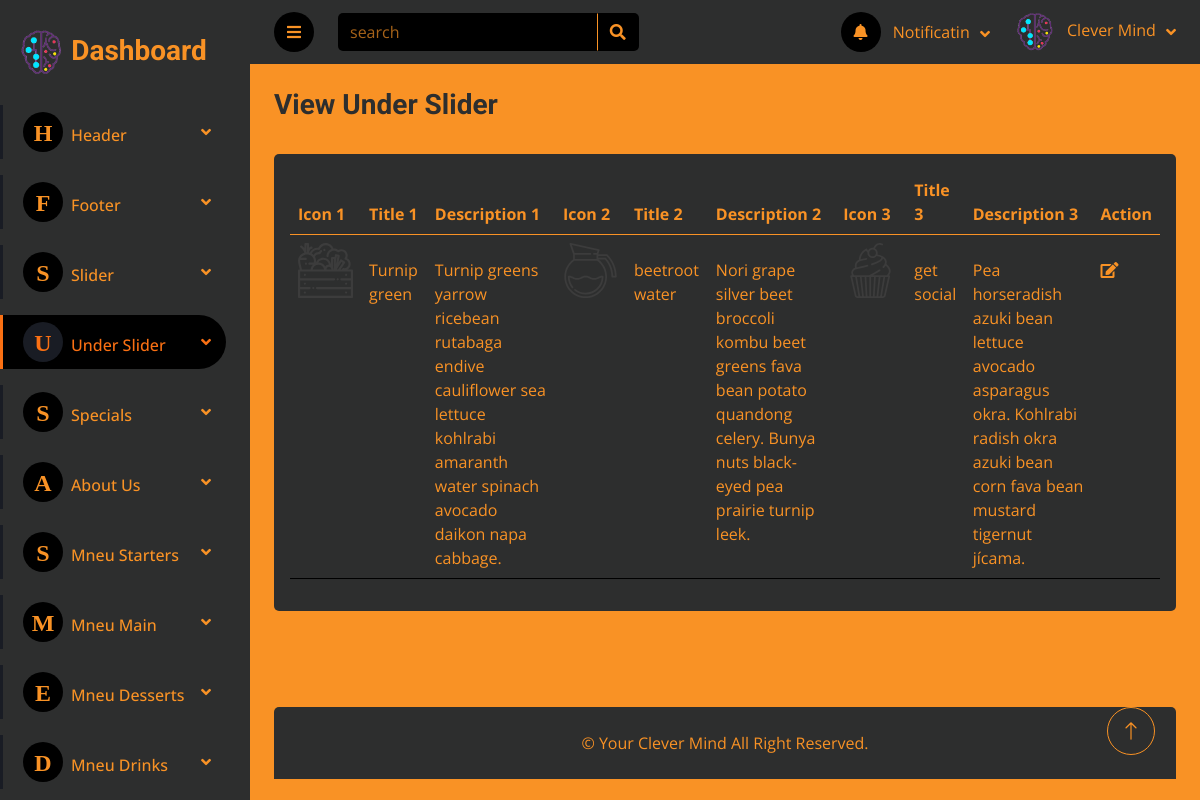
The page /Dashboard/view_under_slider.php on the database its author committed.
### tables this page shows
CREATE TABLE `under_slider` (
  `id_under` int(11) NOT NULL,
  `img_under1` text NOT NULL,
  `title_under1` varchar(200) NOT NULL,
  `description_under1` varchar(500) NOT NULL,
  `img_under2` text NOT NULL,
  `title_under2` varchar(200) NOT NULL,
  `description_under2` varchar(500) NOT NULL,
  `img_under3` text NOT NULL,
  `title_under3` varchar(200) NOT NULL,
  `description_under3` varchar(500) NOT NULL
);

### Dashboard/view_under_slider.php (the view, shortened to what this page needs)
<?php
include "inc/header.php";
?>
                <div class="navbar-nav nv w-100">
                    <div class="nav-item dropdown mb-3">
                        <a href="#" class="nav-link dropdown-toggle" data-bs-toggle="dropdown"><i class="fa me-2"><span style="font-size: 24px;">H</span></i>Header</a>
                    </div>
                    <div class="nav-item dropdown mb-3">
                        <a href="#" class="nav-link dropdown-toggle" data-bs-toggle="dropdown"><i class="fa me-2"><span style="font-size: 24px;">F</span></i>Footer</a>
                    </div>
                    <div class="nav-item dropdown mb-3">
                        <a href="#" class="nav-link dropdown-toggle" data-bs-toggle="dropdown"><i class="fa me-2"><span style="font-size: 24px;">S</span></i>Slider</a>
                    </div>
                    <div class="nav-item dropdown mb-3">
                        <a href="#" class="nav-link dropdown-toggle active" data-bs-toggle="dropdown"><i class="fa me-2"><span style="font-size: 24px;">U</span></i>Under Slider</a>
                    </div>
                    <div class="nav-item dropdown mb-3">
                        <a href="#" class="nav-link dropdown-toggle" data-bs-toggle="dropdown"><i class="fa me-2"><span style="font-size: 24px;">S</span></i>Specials</a>
                    </div>
                    <div class="nav-item dropdown mb-3">
                        <a href="#" class="nav-link dropdown-toggle" data-bs-toggle="dropdown"><i class="fa me-2"><span style="font-size: 24px;">A</span></i>About Us</a>
                    </div>
                    <div class="nav-item dropdown mb-3">
                        <a href="#" class="nav-link dropdown-toggle" data-bs-toggle="dropdown"><i class="fa me-2"><span style="font-size: 24px;">S</span></i>Mneu Starters</a>
                    </div>
                    <div class="nav-item dropdown mb-3">
                        <a href="#" class="nav-link dropdown-toggle" data-bs-toggle="dropdown"><i class="fa me-2"><span style="font-size: 24px;">M</span></i>Mneu Main</a>
                    </div>
                    <div class="nav-item dropdown mb-3">
                        <a href="#" class="nav-link dropdown-toggle" data-bs-toggle="dropdown"><i class="fa me-2"><span style="font-size: 24px;">E</span></i>Mneu Desserts</a>
                    </div>
                    <div class="nav-item dropdown mb-3">
                        <a href="#" class="nav-link dropdown-toggle" data-bs-toggle="dropdown"><i class="fa me-2"><span style="font-size: 24px;">D</span></i>Mneu Drinks</a>
                    </div>
                </div>
            </nav>
        </div>
        <div class="content">
            <?php
            include "inc/navbar.php";
           ?>
            <div class="container-fluid pt-4 px-4">
                <div class="row g-4">
                        <div class="col-sm-6 col-xl-6">
                            <h3 class="text-secondary alert-link">View Under Slider</h3>
                        </div>
                    </div>
                <div class="row mt-4">
                    <div class="col-sm-12 col-xl-12">
                        <div class="bg-secondary rounded table-responsive cust-secroll h-100 p-3">
                            <table class="table table-hover">
                                <thead>
                                    <tr>
                                        <th scope="col">Icon 1</th>
                                        <th scope="col">Title 1</th>
                                        <th scope="col">Description 1</th>
                                        <th scope="col">Icon 2</th>
                                        <th scope="col">Title 2</th>
                                        <th scope="col">Description 2</th>
                                        <th scope="col">Icon 3</th>
                                        <th scope="col">Title 3</th>
                                        <th scope="col">Description 3</th>
                                        <th scope="col">Action</th>
                                    </tr>
                                </thead>
                                <tbody>
                                    <?php
                                        $select="SELECT * FROM `under_slider`";
                                        $query=mysqli_query($conn , $select);
                                        while($row=mysqli_fetch_assoc($query)):
                                    ?>
                                        <tr>
                                            <td>
                                                <img src="Upload/<?php echo htmlspecialchars($row['img_under1']) ; ?>" title="<?php echo htmlspecialchars($row['img_under1']) ; ?>" style="width: 55px ; height:55px ;">
                                            </td>
                                            <td style="padding-top: 23px;"><?php echo htmlspecialchars($row['title_under1']) ; ?></td>
                                            <td style="padding-top: 23px;"><?php echo htmlspecialchars($row['description_under1']) ; ?></td>
                                            <td>
                                                <img src="Upload/<?php echo htmlspecialchars($row['img_under2']) ; ?>" title="<?php echo htmlspecialchars($row['img_under2']) ; ?>" style="width: 55px ; height:55px ;">
                                            </td>
                                            <td style="padding-top: 23px;"><?php echo htmlspecialchars($row['title_under2']) ; ?></td>
                                            <td style="padding-top: 23px;"><?php echo htmlspecialchars($row['description_under2']) ; ?></td>
                                            <td>
                                                <img src="Upload/<?php echo htmlspecialchars($row['img_under3']) ; ?>" title="<?php echo htmlspecialchars($row['img_under3']) ; ?>" style="width: 55px ; height:55px ;">
                                            </td>
                                            <td style="padding-top: 23px;"><?php echo htmlspecialchars($row['title_under3']) ; ?></td>
                                            <td style="padding-top: 23px;"><?php echo htmlspecialchars($row['description_under3']) ; ?></td>
                                            <td style="padding-top: 23px;">
                                                <a href="add_under_slider.php?edit_under=<?php echo $row['id_under']; ?>" ><i class="fa fa-edit" title="edit"></i></a>
                                            </td>
                                        </tr>
                                    <?php endwhile; ?>
                                </tbody>
                            </table>
                        </div>
                    </div>
                </div>
                <br><br><br>
            </div>
<?php
    include "inc/footer.php";
?>

### Dashboard/css/style.css (style rules this page uses)
:root { --primary: #EB1616; --secondary: #191C24; --dark: #000000; --black-b: #2d2e2e ; --orange : #F99225 ; --place : #f99325ab; --thumb : #836b545e; --orange-h: rgb(250, 112, 19) ; }
.content { margin-left: 250px; min-height: 100vh; background: var(--orange); transition: 0.5s; }
@media (min-width: 992px) { .content { width: calc(100% - 250px); } }
.sidebar .navbar .navbar-nav .nav-link { padding: 7px 20px; color: var(--orange); font-weight: 500; border-left: 3px solid var(--secondary); border-radius: 0 30px 30px 0; outline: none; }
.sidebar .navbar .navbar-nav .nav-link:hover, .sidebar .navbar .navbar-nav .nav-link.active { color: var(--orange-h); background: var(--dark); border-color: var(--orange-h); }
.sidebar .navbar .navbar-nav .nav-link i { width: 40px; height: 40px; display: inline-flex; align-items: center; justify-content: center; background: var(--dark); border-radius: 40px; }
.sidebar .navbar .navbar-nav .nav-link:hover i, .sidebar .navbar .navbar-nav .nav-link.active i { background: var(--secondary); }
.sidebar .navbar .dropdown-toggle::after { position: absolute; top: 15px; right: 15px; border: none; content: "\f107"; font-family: "Font Awesome 5 Free"; font-weight: 900; transition: .5s; }

### rows shown on the page
under_slider: img_under1 (picture), title_under1 "Turnip green", description_under1 "Turnip greens yarrow ricebean rutabaga endive cauliflower sea lettuce kohlrabi amaranth water spinach avocado daikon napa cabbage.", img_under2 (picture), title_under2 "beetroot water", description_under2 "Nori grape silver beet broccoli kombu beet greens fava bean potato quandong celery. Bunya nuts black-eyed pea prairie turnip leek.", img_under3 (picture), title_under3 "get social", description_under3 "Pea horseradish azuki bean lettuce avocado asparagus okra. Kohlrabi radish okra azuki bean corn fava bean mustard tigernut jícama."
